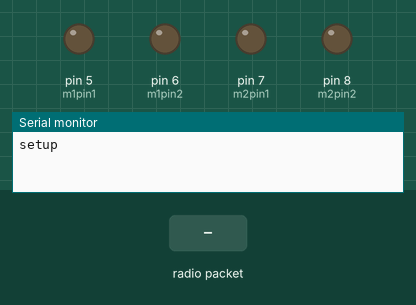
Recording of a sketch running on a simulated Arduino Uno, built with avr-gcc and run on an emulated ATmega328P. Shown: output pins drawn as LEDs (lit = HIGH), the last lines printed to the serial monitor. Inputs (shaded band) come from the test bench. No radio packets arrive unless stated.

Above: at 1.2 s.
1.3 s: radio packet "a" arrives
At 2.2 s:
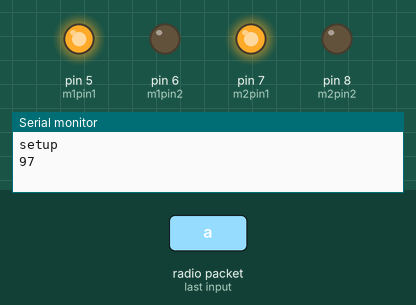
2.8 s: radio packet "d" arrives
At 3.4 s:
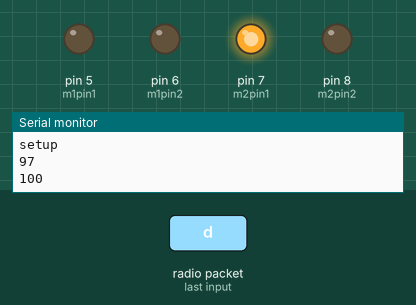
4.3 s: radio packet "c" arrives
At 5.5 s:
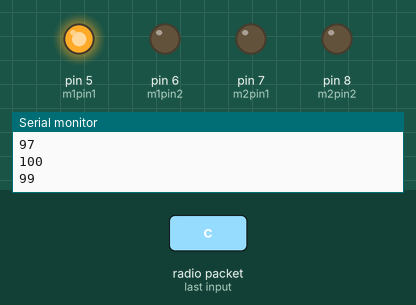
5.8 s: radio packet "b" arrives
At 6.9 s:
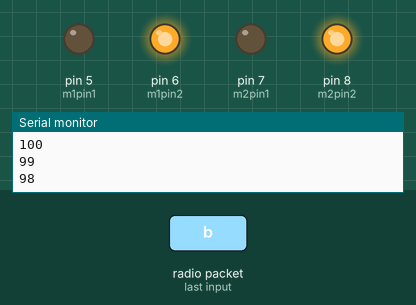
7.3 s: radio packet "e" arrives
At 8.0 s:
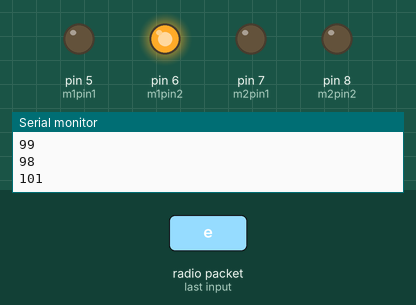
8.8 s: radio packet "f" arrives
At 9.2 s:
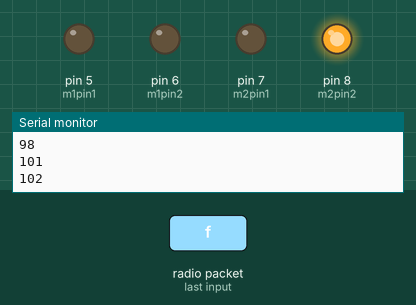
Timing chart, 0 to 11.3 s (numbered marks = the images above; inputs shaded):
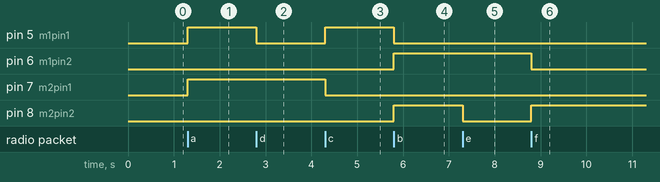

Measured:
- after the input at 1.3 s, pin 5 (m1pin1), pin 7 (m2pin1): LOW → HIGH at once
- after the input at 2.8 s, pin 5 (m1pin1): HIGH → LOW at once
- after the input at 4.3 s, pin 5 (m1pin1): LOW → HIGH at once; pin 7 (m2pin1): HIGH → LOW at once
- after the input at 5.8 s, pin 5 (m1pin1): HIGH → LOW at once; pin 6 (m1pin2), pin 8 (m2pin2): LOW → HIGH at once
- after the input at 7.3 s, pin 8 (m2pin2): HIGH → LOW at once
- after the input at 8.8 s, pin 6 (m1pin2): HIGH → LOW at once; pin 8 (m2pin2): LOW → HIGH at once

The sketch:

Receiver.ino
```cpp
#include <VirtualWire.h>
const int receive_pin = 11;
const int m1pin1 = 5;
const int m1pin2 = 6;
const int m2pin1 = 7;
const int m2pin2 = 8;
void setup()
{
    Serial.begin(9600);
    Serial.println("setup");
    pinMode(5,OUTPUT);
    pinMode(6,OUTPUT);
    pinMode(7,OUTPUT);
    pinMode(8,OUTPUT);
    vw_set_rx_pin(receive_pin);
    vw_set_ptt_inverted(true);
    vw_setup(2000);
    vw_rx_start();
}
void loop()
{
 uint8_t buf[VW_MAX_MESSAGE_LEN];
 uint8_t buflen = VW_MAX_MESSAGE_LEN;
 if (vw_get_message(buf, &buflen))
  {
   int i;
   for (i = 0; i < buflen; i++)
   {
     int j;
     j = buf[i];
     Serial.println(j);
     if (j == 97)
     {
      digitalWrite(m1pin1,1);
      digitalWrite(m1pin2,0);
      digitalWrite(m2pin1,1);
      digitalWrite(m2pin2,0);
     }
     else if (j == 100)
     {
      digitalWrite(m1pin1,0);
      digitalWrite(m1pin2,0);
      digitalWrite(m2pin1,1);
      digitalWrite(m2pin2,0);
     }
     else if (j == 99)
     {
      digitalWrite(m1pin1,1);
      digitalWrite(m1pin2,0);
      digitalWrite(m2pin1,0);
      digitalWrite(m2pin2,0);
     }
     else if (j == 98)
     {
      digitalWrite(m1pin1,0);
      digitalWrite(m1pin2,1);
      digitalWrite(m2pin1,0);
      digitalWrite(m2pin2,1);
     }
     else if (j == 101)
     {
      digitalWrite(m1pin1,0);
      digitalWrite(m1pin2,1);
      digitalWrite(m2pin1,0);
      digitalWrite(m2pin2,0);
     }
     else if (j == 102)
     {
      digitalWrite(m1pin1,0);
      digitalWrite(m1pin2,0);
      digitalWrite(m2pin1,0);
      digitalWrite(m2pin2,1);
     }
     else
     {
      digitalWrite(m1pin1,0);
      digitalWrite(m1pin2,0);
      digitalWrite(m2pin1,0);
      digitalWrite(m2pin2,0);
     }
   }
 }
}
```
